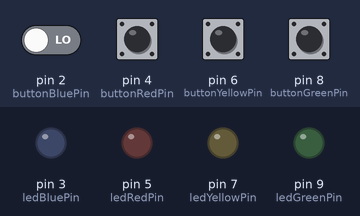
Recording of a sketch running on a simulated Arduino Uno, built with avr-gcc and run on an emulated ATmega328P. Parts: output pins drawn as LEDs (lit = HIGH). Dashed ring = blinking. Inputs (shaded band) come from the test bench; at power-on: pin 2 (buttonBluePin), pin 4 (buttonRedPin), pin 6 (buttonYellowPin), pin 8 (buttonGreenPin) LOW.

Above: at 4.2 s.
4.3 s: pin 4 (buttonRedPin) pulled HIGH for 0.15 s
At 4.92 s:
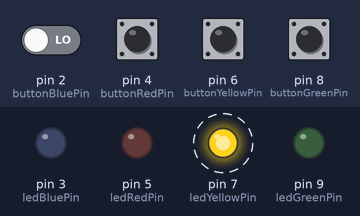
7.4 s: pin 8 (buttonGreenPin) pulled HIGH for 0.15 s
At 8.02 s:
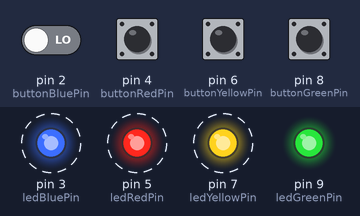
10.5 s: pin 8 (buttonGreenPin) pulled HIGH for 1 s
At 10.8 s:
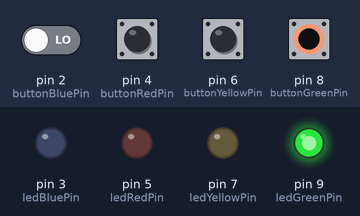
13.7 s: pin 4 (buttonRedPin) pulled HIGH for 1 s
At 14.57 s:
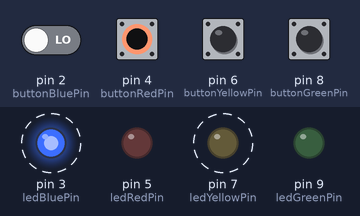
16.7 s: pin 2 (buttonBluePin) driven HIGH and pin 4 (buttonRedPin) driven HIGH
At 17.1 s:
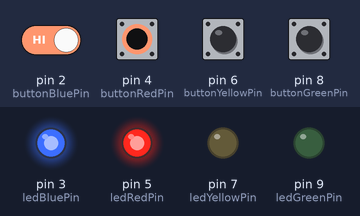
19.7 s: pin 6 (buttonYellowPin) pulled HIGH for 0.15 s
Timing chart, 0 to 23.7 s (numbered marks = the images above; inputs shaded):
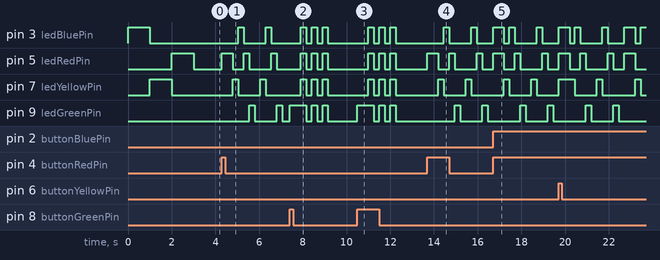

The sketch:

SimonSaysArduino.ino
```cpp
const int buttonBluePin = 2;
const int buttonRedPin = 4;
const int buttonYellowPin = 6;
const int buttonGreenPin = 8;

const int ledBluePin = 3;
const int ledRedPin = 5;
const int ledYellowPin = 7;
const int ledGreenPin = 9;

// Create a global variable to hold the
// state of the switch. This variable is persistent
// throughout the program.
int buttonYellowState = 0;
int buttonBlueState = 0;
int buttonRedState = 0;
int buttonGreenState = 0;

void setup() {
  // declare the LED pins as an output
  pinMode(ledYellowPin, OUTPUT);
  pinMode(ledBluePin, OUTPUT);
  pinMode(ledRedPin, OUTPUT);
  pinMode(ledGreenPin, OUTPUT);

  // declare the switch pins as an input
  pinMode(buttonYellowPin, INPUT);
  pinMode(buttonBluePin, INPUT);
  pinMode(buttonRedPin, INPUT);
  pinMode(buttonGreenPin, INPUT);

  // Demo sequence
  digitalWrite(ledBluePin, HIGH); // turn the yellow LED on
  delay(1000);
  digitalWrite(ledBluePin, LOW); // turn the yellow LED on
  digitalWrite(ledYellowPin, HIGH); // turn the yellow LED on
  delay(1000);
  digitalWrite(ledYellowPin, LOW); // turn the yellow LED on
  digitalWrite(ledRedPin, HIGH); // turn the yellow LED on
  delay(1000);
  digitalWrite(ledRedPin, LOW); // turn the yellow LED on
}

void loop() {

  // read the value of the switches
  // digitalRead() checks to see if there is voltage
  // on the pin or not
  buttonYellowState = digitalRead(buttonYellowPin);

  // if the button is not pressed
  // turn on the green LED and off the red LEDs
  if (buttonYellowState == HIGH) {
    digitalWrite(ledYellowPin, HIGH); // turn the yellow LED on
  } else {
    digitalWrite(ledYellowPin, LOW); // turn the yellow LED off
  }

  // BLUE
  buttonBlueState = digitalRead(buttonBluePin);
  if (buttonBlueState == HIGH) {
    digitalWrite(ledBluePin, HIGH);
  } else {
    digitalWrite(ledBluePin, LOW);
  }

  // RED
  buttonRedState = digitalRead(buttonRedPin);
  if (buttonRedState == HIGH) {
    digitalWrite(ledRedPin, HIGH);
    delay(500);
    victory();
  } else {
    digitalWrite(ledRedPin, LOW);
  }

  // GREEN
  buttonGreenState = digitalRead(buttonGreenPin);
  if (buttonGreenState == HIGH) {
    digitalWrite(ledGreenPin, HIGH);
    delay(500);
    loser();
  } else {
    digitalWrite(ledGreenPin, LOW);
  }
}

void victory() {
  for (int i=0;i<2;i++) {
    digitalWrite(ledYellowPin, HIGH);
    digitalWrite(ledBluePin, LOW);
    digitalWrite(ledRedPin, LOW);
    digitalWrite(ledGreenPin, LOW);
    delay(250);
    digitalWrite(ledYellowPin, LOW);
    digitalWrite(ledBluePin, HIGH);
    digitalWrite(ledRedPin, LOW);
    digitalWrite(ledGreenPin, LOW);
    delay(250);
    digitalWrite(ledYellowPin, LOW);
    digitalWrite(ledBluePin, LOW);
    digitalWrite(ledRedPin, HIGH);
    digitalWrite(ledGreenPin, LOW);
    delay(250);
    digitalWrite(ledYellowPin, LOW);
    digitalWrite(ledBluePin, LOW);
    digitalWrite(ledRedPin, LOW);
    digitalWrite(ledGreenPin, HIGH);
    delay(250);
    digitalWrite(ledYellowPin, LOW);
    digitalWrite(ledBluePin, LOW);
    digitalWrite(ledRedPin, LOW);
    digitalWrite(ledGreenPin, LOW);
    delay(250);
  }
}

void loser() {
  for (int i=0;i<3;i++) {
    digitalWrite(ledYellowPin, HIGH);
    digitalWrite(ledBluePin, HIGH);
    digitalWrite(ledRedPin, HIGH);
    digitalWrite(ledGreenPin, HIGH);
    delay(250);
    digitalWrite(ledYellowPin, LOW);
    digitalWrite(ledBluePin, LOW);
    digitalWrite(ledRedPin, LOW);
    digitalWrite(ledGreenPin, LOW);
    delay(250);
  }
}
```

Measured:
- after the input at 4.3 s, pin 3 (ledBluePin): alternates HIGH for 0.25 s and LOW for 1.0 s, starting after 0.75 s; pin 5 (ledRedPin): goes HIGH 0.50 s, LOW 0.50 s, HIGH 0.25 s, LOW 1.0 s, HIGH 0.25 s, then LOW, starting at once
- after the input at 7.4 s, pin 3 (ledBluePin), pin 5 (ledRedPin), pin 7 (ledYellowPin): alternates HIGH for 0.25 s and LOW for 0.25 s, 6 changes in all, then stays LOW, starting after 0.50 s; pin 9 (ledGreenPin): LOW → HIGH at once, then repeats every 0.50 s: LOW 0.25 s, HIGH 0.25 s, until it stays LOW from 9.2 s
- after the input at 10.5 s, pin 3 (ledBluePin), pin 5 (ledRedPin), pin 7 (ledYellowPin): alternates HIGH for 0.25 s and LOW for 0.25 s, 6 changes in all, then stays LOW, starting after 0.50 s; pin 9 (ledGreenPin): LOW → HIGH at once, then repeats every 0.50 s: LOW 0.25 s, HIGH 0.25 s, until it stays LOW from 12.3 s
- after the input at 13.7 s, pin 3 (ledBluePin): alternates HIGH for 0.25 s and LOW for 1.0 s, starting after 0.75 s; pin 5 (ledRedPin): goes HIGH 0.50 s, LOW 0.50 s, HIGH 0.25 s, LOW 1.0 s, HIGH 0.25 s, then LOW, starting at once
- after the input at 16.7 s, pin 3 (ledBluePin): goes HIGH 0.50 s, LOW 0.25 s, HIGH 0.25 s, LOW 1.0 s, HIGH 0.25 s, then LOW, starting at once; pin 5 (ledRedPin): goes HIGH 0.50 s, LOW 0.50 s, HIGH 0.25 s, LOW 1.0 s, HIGH 0.25 s, then LOW, starting at once
